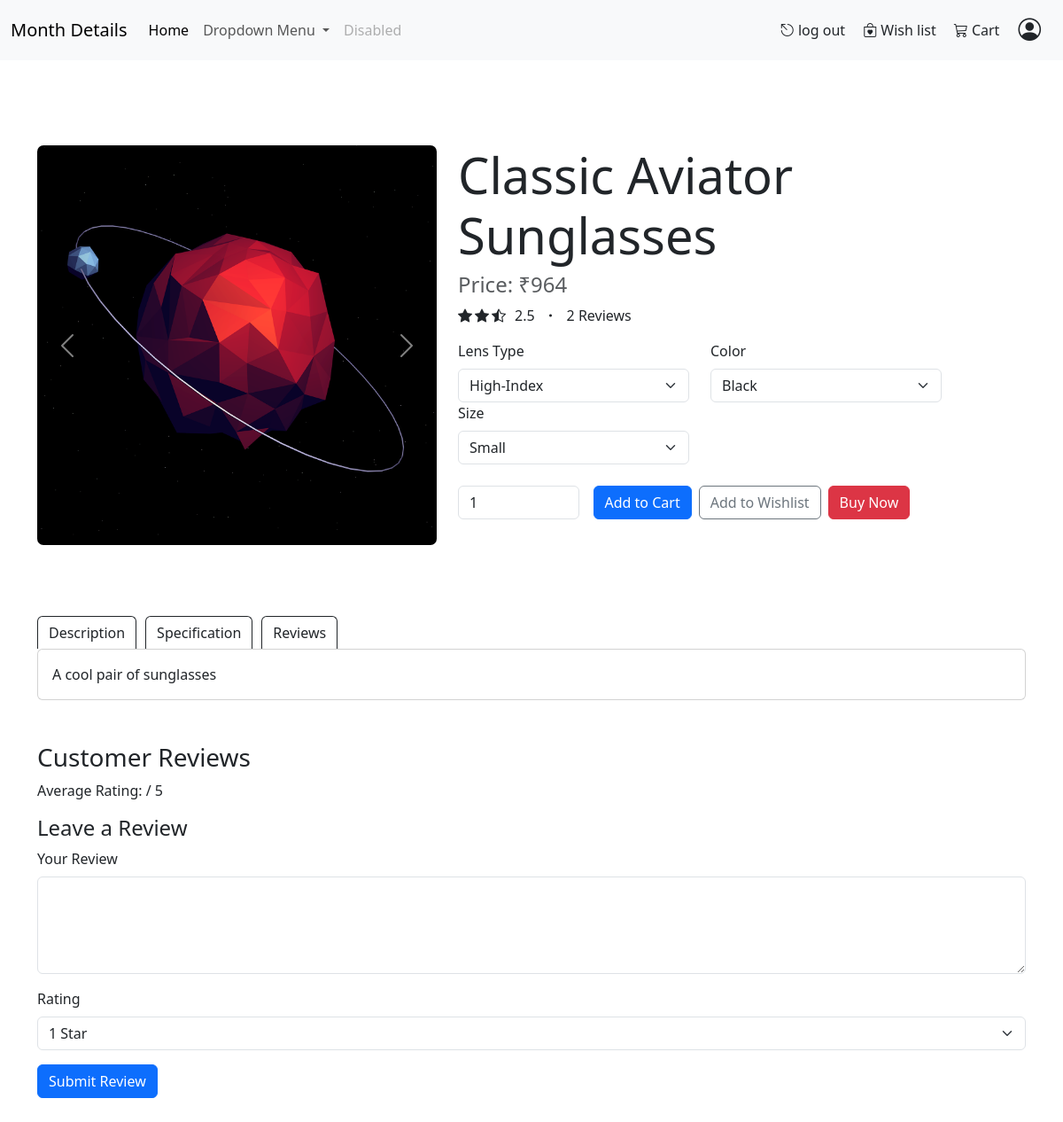
Before: /product/1 with the older database file.
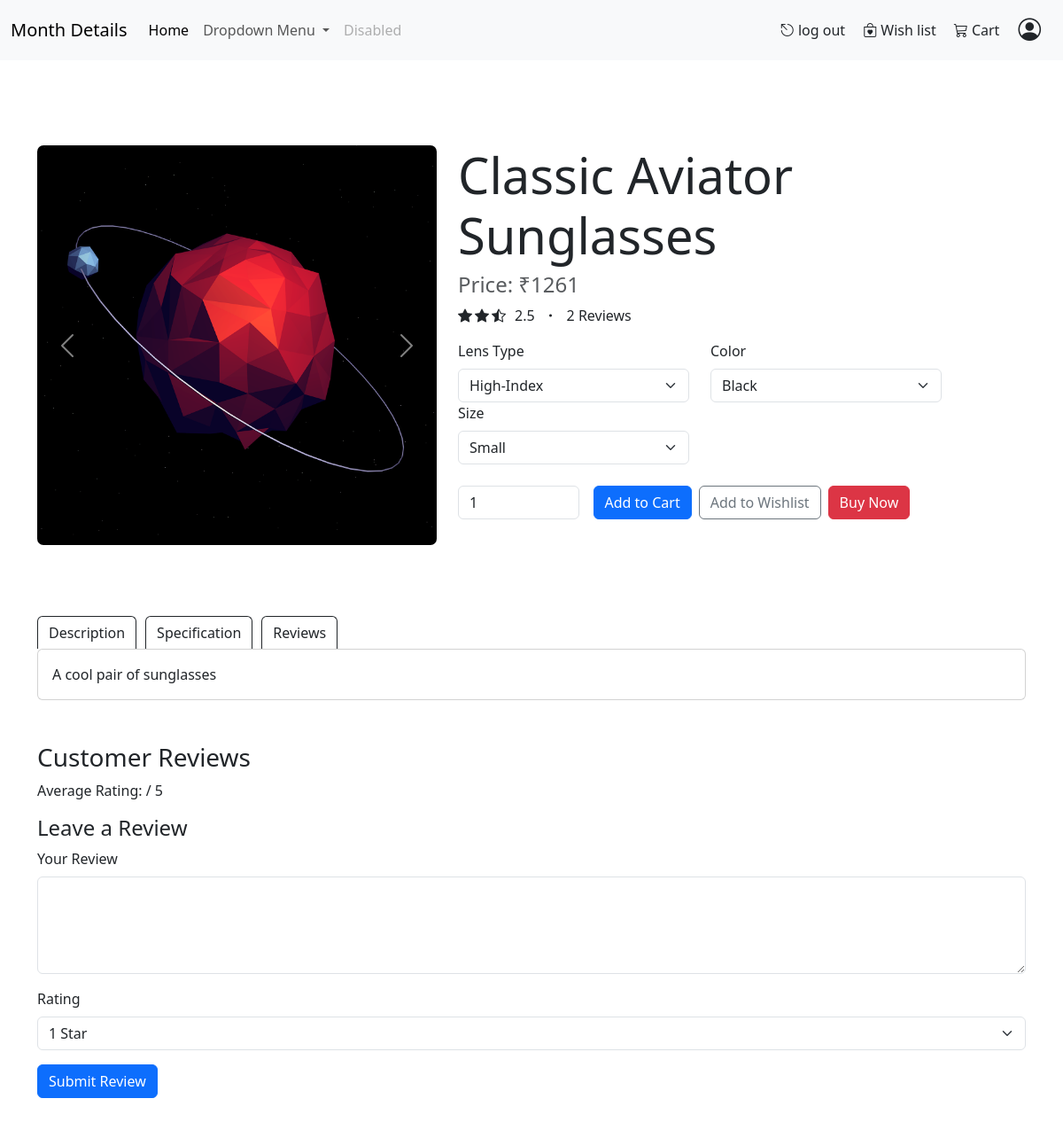
After: the same page with the newer database file.
### optical_main/models.py (models this page shows, shortened)
class Product(models.Model):
    CATEGORY_CHOICES = [
        ('EYEWEAR', 'Eyewear'),
        ('SUNGLASSES', 'Sunglasses'),
        ('READING_GLASS', 'Reading Glass'),
        ('OTHERS', 'Others'),
    ]
    MATERIAL_CHOICES = [
        ('PLASTIC', 'Plastic'),
        ('METAL', 'Metal'),
        ('COMPOSITE', 'Composite'),
    ]
    name = models.CharField(max_length=50, unique=True, help_text="Enter the product name")
    brand = models.CharField(max_length=50, help_text="Enter the brand name")
    description = models.TextField(help_text="Enter a description of the product")
    MRP = models.IntegerField(validators=[MinValueValidator(0)],default=0, help_text="Enter the maximum retail price")
    category = models.CharField(max_length=20, choices=CATEGORY_CHOICES,default='OTHERS', help_text="Select the product category")
    material = models.CharField(max_length=10, choices=MATERIAL_CHOICES, help_text="Select the material")
    lens = models.CharField(max_length=20, blank=True, help_text="Enter the lens type (if applicable)")
    stock = models.IntegerField(validators=[MinValueValidator(0)], help_text="Enter the stock quantity")
    discount = models.DecimalField(max_digits=5, decimal_places=2, validators=[MinValueValidator(0), MaxValueValidator(100)],default=0, help_text="Enter the discount percentage")
    date = models.DateField(default=datetime.date.today, help_text="Enter the date of addition")
    class Meta:
        verbose_name = "Product"
        verbose_name_plural = "Products"

### optical_main/views.py (the view)
# urls.py: path('product/', ProductAPIView.as_view()),
def product(request,id):
    product=Product.objects.get(id=id)
    f=Feedback.objects.filter(order__product_id=id).annotate(name=F('order__customer__first_name'))
    c=Feedback.objects.filter(order__product_id=id).annotate(name=F('order__customer__first_name')).count()
    print(c)
    hh=Feedback.objects.filter(order__product_id=id).aggregate(rating=Avg('rating'))
    hh["rating"] = round(hh["rating"], 2)
    round_avg=int(hh['rating'])
    point_value=hh['rating']-round_avg
    if point_value>=0.5:
        half_star=True
    else:
        half_star=False
    if request.method=='POST':
        d=copy.deepcopy(request.POST)
        d.pop('csrfmiddlewaretoken')
        d['product']=product.id
        d['customer']=request.user.pk
        return redirect(f"{reverse('order')}?{d.urlencode()}")
    return render(request,'Optical_main/product.html',{
        'product':product,'feedback':f,'avg':hh,'round_avg':round_avg,'half_star':half_star,'c':c})

### optical_main/Templates/Optical_main/product.html (shortened to what the changed rows need)
<!DOCTYPE html>
<html lang="en">
<head>
    <link href="https://cdn.jsdelivr.net/npm/bootstrap@5.3.0/dist/css/bootstrap.min.css" rel="stylesheet">
    {% load static %}
</head>
<body>
    {% include 'Optical_main/nav-bar.html'%}
    <div class="container py-5 mt-5">
        <div class="row">
            <div class="col-md-6">
                <h1 class="display-4">{{ product.name }}</h1>
                <h4 class="text-muted">Price: ₹{{ product.MRP }}</h4>
                <span style="display: flex; gap: 10px;">
                    <span style="display: flex; gap: 3px;">
                    </span>
                <p> {{ avg.rating }} </p>
                <i class="bi bi-dot"></i>
                <p> {{ c }} Reviews</p>
                </span>
                <form method="POST">
                    <div class='row'>
                        <div class="col-6">
                            <label for="lensType" class="form-label">Lens Type</label>
                            <select class="form-select" id="lensType" name="lens_type">
                                <option value={{ item }} >{{ product.lens }}</option>
                            </select>
                        </div>
                    </div>
                    <div class="mt-4 d-flex align-items-center">
                    </div>
                </form>
            </div>
        </div>
        <div class="col-12 des">
            <div id="accordionGroup">
                <div class="row gy-0">
                    <div class="col">
                        <div class="collapse multi-collapse show" id="multiCollapseExample1" data-bs-parent="#accordionGroup">
                            <div class="col-12">
                                <div class="card card-body">
                                    {{ product.description }}
                                </div>
                            </div>
                        </div>
                    </div>
                </div>
            </div>
        </div>
</body>
</html>

Changed rows visible on the page:
changed Product "Classic Aviator Sunglasses": MRP "964" → "1261"
